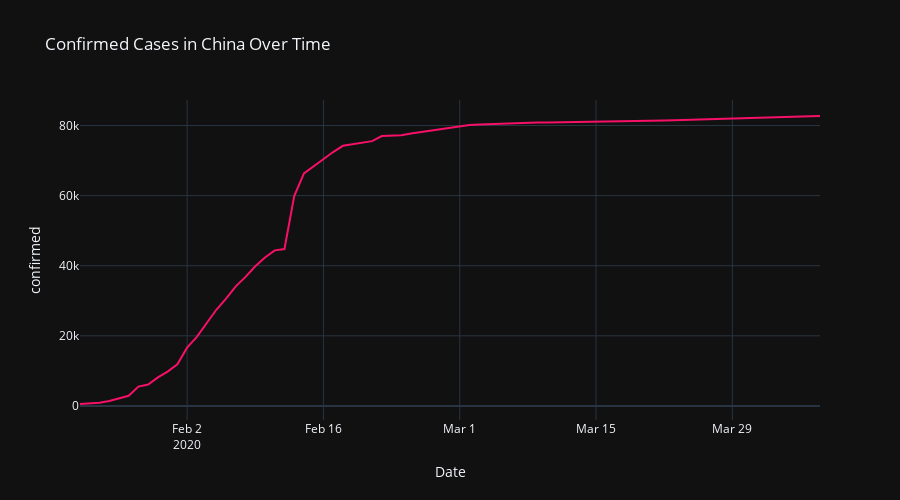
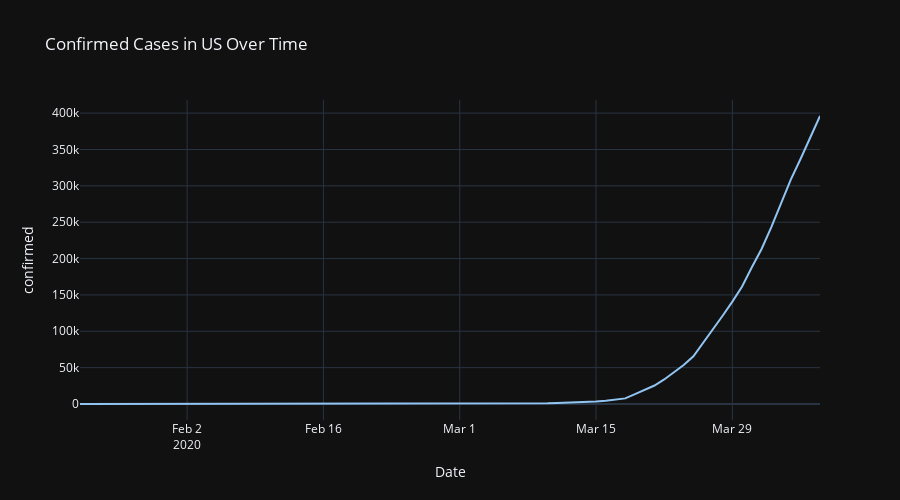
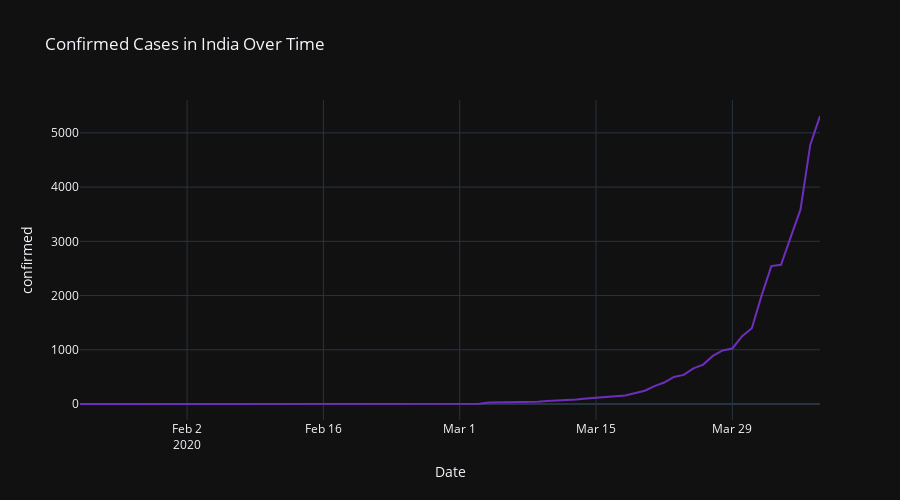
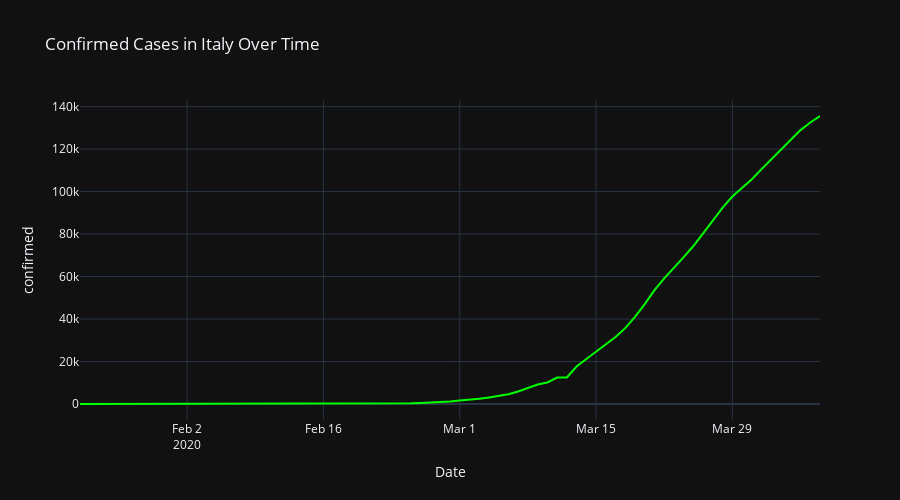

Write notebook code for charts like these, in order.
### Code cell
colors = ('#F61067', '#91C4F2', '#6F2DBD', '#00FF00', '#FFDF64')

for c, (country, df) in zip(colors, results.items()):
    fig = px.line(results[country], x='Date', y='confirmed',
                 title="Confirmed Cases in {} Over Time".format(country),
                 color_discrete_sequence=[c],
                 height=500)
    fig.show()

### Figure 1 — Plotly figure (JSON) as saved in the notebook; plotly's stock layout.template omitted (floating-point values rounded to 4 significant figures)
{"data": [{"hovertemplate": "Date=%{x}<br>confirmed=%{y}<extra></extra>", "legendgroup": "", "line": {"color": "#F61067", "dash": "solid"}, "mode": "lines", "name": "", "orientation": "v", "showlegend": false, "type": "scatter", "x": ["2020-01-22", "2020-01-23", "2020-01-24", "2020-01-25", "2020-01-26", "2020-01-27", "2020-01-28", "2020-01-29", "2020-01-30", "2020-01-31", "2020-02-01", "2020-02-02", "2020-02-03", "2020-02-04", "2020-02-05", "2020-02-06", "2020-02-07", "2020-02-08", "2020-02-09", "2020-02-10", "2020-02-11", "2020-02-12", "2020-02-13", "2020-02-14", "2020-02-15", "2020-02-16", "2020-02-17", "2020-02-18", "2020-02-19", "2020-02-20", "2020-02-21", "2020-02-22", "2020-02-23", "2020-02-24", "2020-02-25", "2020-02-26", "2020-02-27", "2020-02-28", "2020-02-29", "2020-03-01", "2020-03-02", "2020-03-03", "2020-03-04", "2020-03-05", "2020-03-06", "2020-03-07", "2020-03-08", "2020-03-09", "2020-03-10", "2020-03-11", "2020-03-12", "2020-03-13", "2020-03-14", "2020-03-15", "2020-03-16", "2020-03-17", "2020-03-18", "2020-03-19", "2020-03-20", "2020-03-21", "2020-03-22", "2020-03-23", "2020-03-24", "2020-03-25", "2020-03-26", "2020-03-27", "2020-03-28", "2020-03-29", "2020-03-30", "2020-03-31", "2020-04-01", "2020-04-02", "2020-04-03", "2020-04-04", "2020-04-05", "2020-04-06", "2020-04-07"], "xaxis": "x", "y": [548, 643, 920, 1406, 2075, 2877, 5509, 6087, 8141, 9802, 11891, 16630, 19716, 23707, 27440, 30587, 34110, 36814, 39829, 42354, 44386, 44759, 59895, 66358, 68413, 70513, 72434, 74211, 74619, 75077, 75550, 77001, 77022, 77241, 77754, 78166, 78600, 78928, 79356, 79932, 80136, 80261, 80386, 80537, 80690, 80770, 80823, 80860, 80887, 80921, 80932, 80945, 80977, 81003, 81033, 81058, 81102, 81156, 81250, 81305, 81435, 81498, 81591, 81661, 81782, 81897, 81999, 82122, 82198, 82279, 82361, 82432, 82511, 82543, 82602, 82665, 82718], "yaxis": "y"}], "layout": {"height": 500, "legend": {"tracegroupgap": 0}, "title": {"text": "Confirmed Cases in China Over Time"}, "xaxis": {"anchor": "y", "domain": [0, 1], "title": {"text": "Date"}}, "yaxis": {"anchor": "x", "domain": [0, 1], "title": {"text": "confirmed"}}}}

### Figure 2 — Plotly figure (JSON) as saved in the notebook; plotly's stock layout.template omitted (floating-point values rounded to 4 significant figures)
{"data": [{"hovertemplate": "Date=%{x}<br>confirmed=%{y}<extra></extra>", "legendgroup": "", "line": {"color": "#91C4F2", "dash": "solid"}, "mode": "lines", "name": "", "orientation": "v", "showlegend": false, "type": "scatter", "x": ["2020-01-22", "2020-01-23", "2020-01-24", "2020-01-25", "2020-01-26", "2020-01-27", "2020-01-28", "2020-01-29", "2020-01-30", "2020-01-31", "2020-02-01", "2020-02-02", "2020-02-03", "2020-02-04", "2020-02-05", "2020-02-06", "2020-02-07", "2020-02-08", "2020-02-09", "2020-02-10", "2020-02-11", "2020-02-12", "2020-02-13", "2020-02-14", "2020-02-15", "2020-02-16", "2020-02-17", "2020-02-18", "2020-02-19", "2020-02-20", "2020-02-21", "2020-02-22", "2020-02-23", "2020-02-24", "2020-02-25", "2020-02-26", "2020-02-27", "2020-02-28", "2020-02-29", "2020-03-01", "2020-03-02", "2020-03-03", "2020-03-04", "2020-03-05", "2020-03-06", "2020-03-07", "2020-03-08", "2020-03-09", "2020-03-10", "2020-03-11", "2020-03-12", "2020-03-13", "2020-03-14", "2020-03-15", "2020-03-16", "2020-03-17", "2020-03-18", "2020-03-19", "2020-03-20", "2020-03-21", "2020-03-22", "2020-03-23", "2020-03-24", "2020-03-25", "2020-03-26", "2020-03-27", "2020-03-28", "2020-03-29", "2020-03-30", "2020-03-31", "2020-04-01", "2020-04-02", "2020-04-03", "2020-04-04", "2020-04-05", "2020-04-06", "2020-04-07"], "xaxis": "x", "y": [0, 0, 0, 0, 0, 0, 0, 0, 0, 0, 0, 0, 0, 0, 0, 0, 0, 0, 0, 0, 0, 0, 0, 0, 0, 0, 0, 0, 0, 0, 0, 0, 0, 0, 0, 0, 0, 0, 0, 0, 0, 0, 0, 0, 0, 0, 0, 0, 892, 1214, 1596, 2112, 2658, 3431, 4565, 6353, 7715, 13608, 19025, 25435, 33765, 43586, 53659, 65701, 83759, 101580, 121326, 140757, 161685, 188018, 213214, 243295, 275426, 308690, 336912, 366507, 396063], "yaxis": "y"}], "layout": {"height": 500, "legend": {"tracegroupgap": 0}, "title": {"text": "Confirmed Cases in US Over Time"}, "xaxis": {"anchor": "y", "domain": [0, 1], "title": {"text": "Date"}}, "yaxis": {"anchor": "x", "domain": [0, 1], "title": {"text": "confirmed"}}}}

### Figure 3 — Plotly figure (JSON) as saved in the notebook; plotly's stock layout.template omitted (floating-point values rounded to 4 significant figures)
{"data": [{"hovertemplate": "Date=%{x}<br>confirmed=%{y}<extra></extra>", "legendgroup": "", "line": {"color": "#6F2DBD", "dash": "solid"}, "mode": "lines", "name": "", "orientation": "v", "showlegend": false, "type": "scatter", "x": ["2020-01-22", "2020-01-23", "2020-01-24", "2020-01-25", "2020-01-26", "2020-01-27", "2020-01-28", "2020-01-29", "2020-01-30", "2020-01-31", "2020-02-01", "2020-02-02", "2020-02-03", "2020-02-04", "2020-02-05", "2020-02-06", "2020-02-07", "2020-02-08", "2020-02-09", "2020-02-10", "2020-02-11", "2020-02-12", "2020-02-13", "2020-02-14", "2020-02-15", "2020-02-16", "2020-02-17", "2020-02-18", "2020-02-19", "2020-02-20", "2020-02-21", "2020-02-22", "2020-02-23", "2020-02-24", "2020-02-25", "2020-02-26", "2020-02-27", "2020-02-28", "2020-02-29", "2020-03-01", "2020-03-02", "2020-03-03", "2020-03-04", "2020-03-05", "2020-03-06", "2020-03-07", "2020-03-08", "2020-03-09", "2020-03-10", "2020-03-11", "2020-03-12", "2020-03-13", "2020-03-14", "2020-03-15", "2020-03-16", "2020-03-17", "2020-03-18", "2020-03-19", "2020-03-20", "2020-03-21", "2020-03-22", "2020-03-23", "2020-03-24", "2020-03-25", "2020-03-26", "2020-03-27", "2020-03-28", "2020-03-29", "2020-03-30", "2020-03-31", "2020-04-01", "2020-04-02", "2020-04-03", "2020-04-04", "2020-04-05", "2020-04-06", "2020-04-07"], "xaxis": "x", "y": [0, 0, 0, 0, 0, 0, 0, 0, 1, 1, 1, 2, 3, 3, 3, 3, 3, 3, 3, 3, 3, 3, 3, 3, 3, 3, 3, 3, 3, 3, 3, 3, 3, 3, 3, 3, 3, 3, 3, 3, 5, 5, 28, 30, 31, 34, 39, 43, 56, 62, 73, 82, 102, 113, 119, 142, 156, 194, 244, 330, 396, 499, 536, 657, 727, 887, 987, 1024, 1251, 1397, 1998, 2543, 2567, 3082, 3588, 4778, 5311], "yaxis": "y"}], "layout": {"height": 500, "legend": {"tracegroupgap": 0}, "title": {"text": "Confirmed Cases in India Over Time"}, "xaxis": {"anchor": "y", "domain": [0, 1], "title": {"text": "Date"}}, "yaxis": {"anchor": "x", "domain": [0, 1], "title": {"text": "confirmed"}}}}

### Figure 4 — Plotly figure (JSON) as saved in the notebook; plotly's stock layout.template omitted (floating-point values rounded to 4 significant figures)
{"data": [{"hovertemplate": "Date=%{x}<br>confirmed=%{y}<extra></extra>", "legendgroup": "", "line": {"color": "#00FF00", "dash": "solid"}, "mode": "lines", "name": "", "orientation": "v", "showlegend": false, "type": "scatter", "x": ["2020-01-22", "2020-01-23", "2020-01-24", "2020-01-25", "2020-01-26", "2020-01-27", "2020-01-28", "2020-01-29", "2020-01-30", "2020-01-31", "2020-02-01", "2020-02-02", "2020-02-03", "2020-02-04", "2020-02-05", "2020-02-06", "2020-02-07", "2020-02-08", "2020-02-09", "2020-02-10", "2020-02-11", "2020-02-12", "2020-02-13", "2020-02-14", "2020-02-15", "2020-02-16", "2020-02-17", "2020-02-18", "2020-02-19", "2020-02-20", "2020-02-21", "2020-02-22", "2020-02-23", "2020-02-24", "2020-02-25", "2020-02-26", "2020-02-27", "2020-02-28", "2020-02-29", "2020-03-01", "2020-03-02", "2020-03-03", "2020-03-04", "2020-03-05", "2020-03-06", "2020-03-07", "2020-03-08", "2020-03-09", "2020-03-10", "2020-03-11", "2020-03-12", "2020-03-13", "2020-03-14", "2020-03-15", "2020-03-16", "2020-03-17", "2020-03-18", "2020-03-19", "2020-03-20", "2020-03-21", "2020-03-22", "2020-03-23", "2020-03-24", "2020-03-25", "2020-03-26", "2020-03-27", "2020-03-28", "2020-03-29", "2020-03-30", "2020-03-31", "2020-04-01", "2020-04-02", "2020-04-03", "2020-04-04", "2020-04-05", "2020-04-06", "2020-04-07"], "xaxis": "x", "y": [0, 0, 0, 0, 0, 0, 0, 0, 0, 2, 2, 2, 2, 2, 2, 2, 3, 3, 3, 3, 3, 3, 3, 3, 3, 3, 3, 3, 3, 3, 20, 62, 155, 229, 322, 453, 655, 888, 1128, 1694, 2036, 2502, 3089, 3858, 4636, 5883, 7375, 9172, 10149, 12462, 12462, 17660, 21157, 24747, 27980, 31506, 35713, 41035, 47021, 53578, 59138, 63927, 69176, 74386, 80589, 86498, 92472, 97689, 101739, 105792, 110574, 115242, 119827, 124632, 128948, 132547, 135586], "yaxis": "y"}], "layout": {"height": 500, "legend": {"tracegroupgap": 0}, "title": {"text": "Confirmed Cases in Italy Over Time"}, "xaxis": {"anchor": "y", "domain": [0, 1], "title": {"text": "Date"}}, "yaxis": {"anchor": "x", "domain": [0, 1], "title": {"text": "confirmed"}}}}
